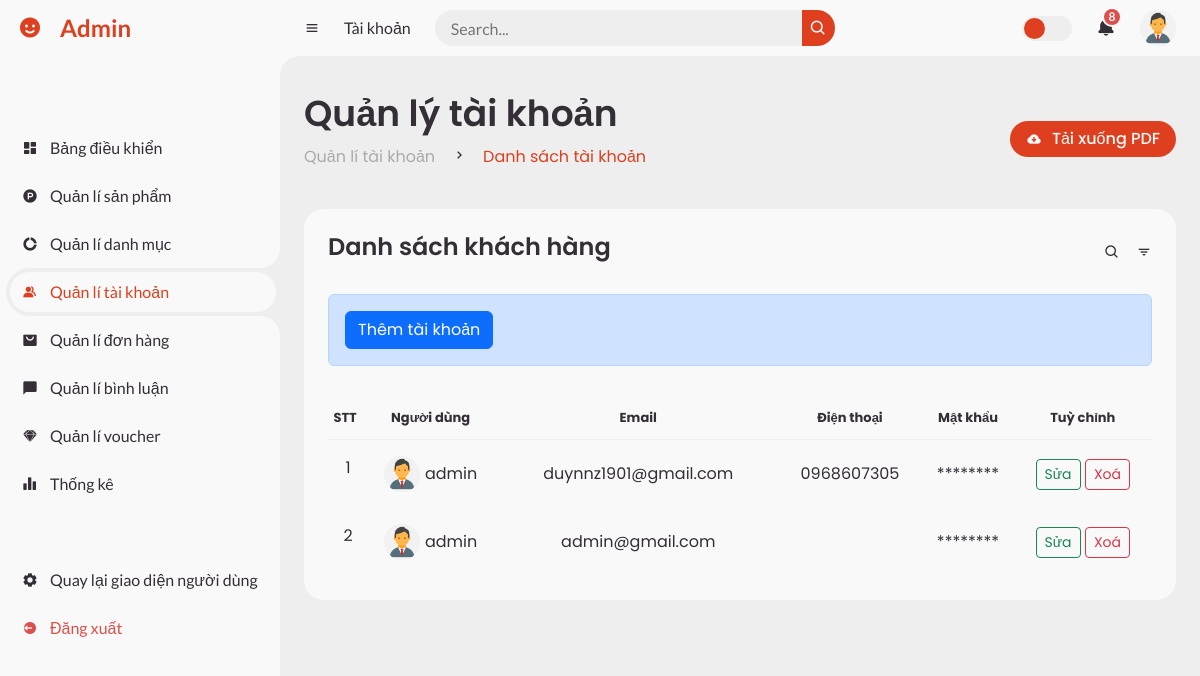
/admin/index.php?action=listCustomer (signed in), run on the app's committed database.
### tables this page shows
CREATE TABLE `users` (
  `user_id` int NOT NULL,
  `first_name` varchar(100) NOT NULL,
  `last_name` varchar(100) NOT NULL,
  `email` varchar(100) NOT NULL,
  `user_image` varchar(255) DEFAULT NULL,
  `password` varchar(100) NOT NULL,
  `phone` varchar(100) DEFAULT NULL,
  `date` date NOT NULL,
  `address` varchar(255) DEFAULT NULL,
  `gender` varchar(10) NOT NULL,
  `role` int NOT NULL DEFAULT '0'
);

### models/PDO_admin.php (called while the page is built, shortened)
<?php
$conn = null;
try {
    $conn = new PDO('mysql:host=localhost;dbname=vanh-store', 'root', '', [
        PDO::ATTR_ERRMODE => PDO::ERRMODE_EXCEPTION,
        PDO::ATTR_DEFAULT_FETCH_MODE => PDO::FETCH_ASSOC
    ]);
} catch (PDOException $e) {
    echo 'Kết nối thất bại ' . $e->getMessage() . '<br>';
}
function getDataBy($table, $data)
{
    if($data==[]){
        $data=1;
    }else{
        foreach ($data as $key => $value) {
            $data[$key] = $key . "='" . $value . "'";
        }
    }
    $data = implode(" AND ", $data);
    $sql = "SELECT * FROM ${table} WHERE ${data}";
    return query($sql)->fetch();
}
function getAll($table, $orderBy=[], $limit=999999)
{
    $orderBy = $orderBy==[]?'':("ORDER BY ".implode(",", $orderBy));
    $sql = "SELECT * FROM ${table}  ${orderBy} LIMIT ${limit}";
    return query($sql)->fetchAll();
}
function query($sql)
{
    global $conn;
    $stmt = $conn->prepare($sql);
    $stmt->execute();
    return $stmt;
}

### admin/customer/listCustomer.php (the view, shortened to what this page needs)
<section id="content">
    <nav>
        <i class='bx bx-menu'></i>
        <a href="#" class="nav-link">Tài khoản</a>
        <form action="#">
            <div class="form-input">
                <input type="search" placeholder="Search...">
                <button type="submit" class="search-btn"><i class='bx bx-search'></i></button>
            </div>
        </form>
        <label for="switch-mode" class="switch-mode"></label>
        <a href="#" class="notification">
            <i class='bx bxs-bell'></i>
            <span class="num">8</span>
        </a>
        <a href="#" class="profile">
            <img src="../public/upload/image/user/<?= $user['user_image'] ?>">
        </a>
    </nav>
    <main>
        <div class="head-title">
            <div class="left">
                <h1>Quản lý tài khoản</h1>
                <ul class="breadcrumb">
                    <li>
                        <a href="#">Quản lí tài khoản</a>
                    </li>
                    <li><i class='bx bx-chevron-right'></i></li>
                    <li>
                        <a class="active" href="#">Danh sách tài khoản</a>
                    </li>
                </ul>
            </div>
            <a href="#" class="btn-download">
                <i class='bx bxs-cloud-download'></i>
                <span class="text">Tải xuống PDF</span>
            </a>
        </div>
        <div class="table-data">
            <div class="order">
                <div class="head">
                    <h3>Danh sách khách hàng</h3>
                    <i class='bx bx-search'></i>
                    <i class='bx bx-filter'></i>
                </div>
                <div class="alert alert-primary add__btn__click">
                    <a class="btn btn-primary w100hz" href="index.php?action=addCustomer">Thêm tài khoản</a>
                </div>
                <table>
                    <thead>
                    <tr class="tr_th">
                        <th>STT</th>
                        <th>Người dùng</th>
                        <th>Email</th>
                        <th>Điện thoại</th>
                        <th>Mật khẩu</th>
                        <th>Tuỳ chỉnh</th>
                    </tr>
                    </thead>
                    <tbody>
                    <?php foreach ($users as $keyuser => $user): ?>
                        <tr class="tr_td">
                            <td><?= $keyuser + 1 ?></td>
                            <td>
                                <div class="td_user_img">
                                    <img src="../public/upload/image/user/<?= $user['user_image'] ?>">
                                    <p class="img__bg_user"><?= $user['first_name'] . ' ' . $user['last_name'] ?></p>
                                </div>
                            </td>
                            <td><?=$user['email']?></td>
                            <td><?=$user['phone']?></td>
                            <td>********</td>
                            <td>
                                <a class="btn btn-outline-success btn-sm" href="index.php?action=editCustomer&user_id=<?=$user['user_id']?>">Sửa</a>
                                <a data-bs-toggle="modal" data-bs-target="#exampleModal<?=$user['user_id']?>" class="btn btn-outline-danger btn-sm">Xoá</a>
                            </td>
                        </tr>
                    <?php endforeach; ?>
                    </tbody>
                </table>
            </div>
        </div>
    </main>
</section>

### public/css/adminDetail.css (style rules this page uses)
:root { --nc-cl-hd: #cc3b1e; --nc-cl-hd2-dost: #dd3f1f; --nc-bg-bd: #ee4d2d; }
.add__btn__click { margin-bottom: 42px !important; }
#content nav form .form-input button { background-color: var(--nc-cl-hd2-dost); }
#content nav .switch-mode::before { background-color: var(--nc-cl-hd2-dost); }
#content main .head-title .left .breadcrumb li a.active { color: var(--nc-cl-hd2-dost) !important; }
#content main .head-title .btn-download { background-color: var(--nc-cl-hd2-dost); }
.tr_th th { text-align: center !important; }
.tr_td td { text-align: center !important; }
#content main .table-data .order table tr td:first-child { display: block; align-items: center; grid-gap: 12px; padding-left: 6px; }
.td_user_img { display: flex; align-items: center; justify-content: center; }
.img__bg_user { margin-bottom: 0 !important; padding-left: 5px; }

### data on the page
users: user_image (picture), first_name "admin", email "admin@gmail.com"
users: user_image (picture), first_name "admin", email "duynnz1901@gmail.com", phone "0968607305"
